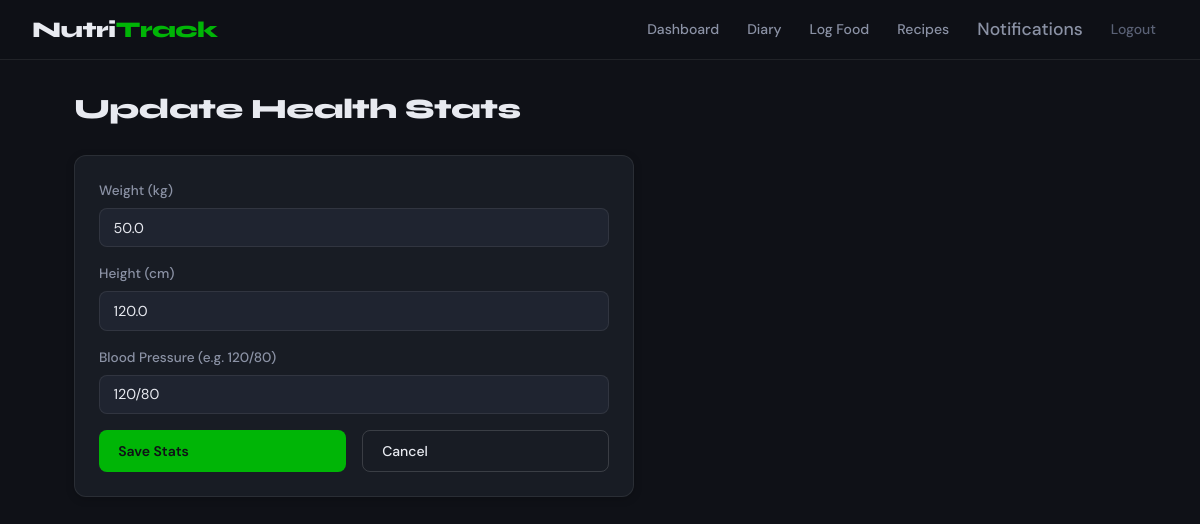
Page /update-stats (signed in) on the committed database.
### app.py (models this page shows, shortened)
class User(db.Model):
    id = db.Column(db.Integer, primary_key=True)
    username = db.Column(db.String(100), unique=True, nullable=False)
    email = db.Column(db.String(150), unique=True, nullable=False)
    password_hash = db.Column(db.String(200), nullable=False)
    role = db.Column(db.String(20), nullable=False, default="subscriber")
    full_name = db.Column(db.String(150), nullable=False)
    specialisation = db.Column(db.String(200), nullable=True)
    bio = db.Column(db.Text, nullable=True)
    weight_kg = db.Column(db.Float, nullable=True)
    height_cm = db.Column(db.Float, nullable=True)
    blood_pressure = db.Column(db.String(20), nullable=True)  # format: "120/80"
    goal = db.Column(db.String(50), nullable=True)  # lose_weight / gain_weight / maintain
    professional_id = db.Column(db.Integer, db.ForeignKey("user.id"), nullable=True)
    created = db.Column(db.DateTime, default=datetime.utcnow)
    food_entries = db.relationship("FoodEntry", backref="user", lazy=True, foreign_keys="FoodEntry.user_id")
    notifications = db.relationship("Notification", backref="recipient", lazy=True, foreign_keys="Notification.user_id")

### app.py (the view, shortened to what this page needs)
@app.route("/update-stats", methods=["GET", "POST"])
@login_required
def update_stats():
    if session.get("role") != "subscriber":
        return redirect(url_for("professional_home"))
    user = get_current_user()
    return render_template("update-stats.html", user=user)

### app.py (called while the page is built)
def login_required(f):
    @wraps(f)
    def decorated(*args, **kwargs):
        user = get_current_user()
        if user is None:
            session.clear()
            flash("Please log in to access this page.", "warning")
            return redirect(url_for("login"))
        return f(*args, **kwargs)
    return decorated

def get_current_user():
    if "user_id" not in session:
        return None
    user = User.query.get(session["user_id"])
    if user is None:
        session.clear()
        return None
    return user

@app.context_processor
def inject_globals():
    return {
        "current_user": get_current_user()
    }

### templates/update-stats.html (shortened to what this page needs)
{% extends "base.html" %}
{% block content %}
<div class="page-header">
    <h1 class="page-title">Update Health Stats</h1>
</div>
<div class="card card--narrow">
    <form method="POST" class="auth-form">
        <div class="form-group">
            <label for="weight_kg">Weight (kg)</label>
            <input type="number" id="weight_kg" name="weight_kg" step="0.1" min="20" max="300"
                   value="{{ user.weight_kg or '' }}" placeholder="e.g. 72.5">
        </div>
        <div class="form-group">
            <label for="height_cm">Height (cm)</label>
            <input type="number" id="height_cm" name="height_cm" step="0.1" min="100" max="250"
                   value="{{ user.height_cm or '' }}" placeholder="e.g. 175">
        </div>
        <div class="form-group">
            <label for="blood_pressure">Blood Pressure (e.g. 120/80)</label>
            <input type="text" id="blood_pressure" name="blood_pressure"
                   value="{{ user.blood_pressure or '' }}" placeholder="120/80"
                   pattern="\d{2,3}\/\d{2,3}">
        </div>
        <div class="form-row">
            <button type="submit" class="btn btn-primary">Save Stats</button>
            <a href="{{ url_for('subscriber_home') }}" class="btn btn-outline">Cancel</a>
        </div>
    </form>
</div>
{% endblock %}

### static/css/styles.css (style rules this page uses)
:root { --bg: #0f1117; --surface: #181c24; --surface-2: #1f2430; --border: rgba(255,255,255,0.08); --border-hover: rgba(255,255,255,0.15); --green: lab(64.02% -64.83 61.56); --green-dim: rgba(94,196,139,0.15); --green-dark: lab(64.02% -64.83 61.56); --amber: #f59e0b; --red: #ff6363; --red-dim: rgba(255,99,99,0.15); --blue: #60a5fa; --text: #e8eaf0; --text-muted: #8b92a5; --text-dim: #5a6175; --radius: 12px; --radius-sm: 8px; --radius-lg: 18px; --shadow: 0 4px 24px rgba(0,0,0,0.35); --shadow-sm: 0 2px 8px rgba(0,0,0,0.2); --font-display: 'Syne', sans-serif; --font-body: 'DM Sans', sans-serif; }
*, *::before, *::after { box-sizing: border-box; margin: 0; padding: 0; }
html { font-size: 16px; scroll-behavior: smooth; }
body { font-family: var(--font-body); background: var(--bg); color: var(--text); line-height: 1.6; min-height: 100vh; }
a { color: var(--green); text-decoration: none; }
.card { background: var(--surface); border: 1px solid var(--border); border-radius: var(--radius); padding: 1.5rem; box-shadow: var(--shadow-sm); }
.card--narrow { max-width: 560px; }
.page-header { display: flex; align-items: flex-start; justify-content: space-between; margin-bottom: 1.75rem; flex-wrap: wrap; gap: 1rem; }
.page-title { font-family: var(--font-display); font-size: 1.75rem; font-weight: 800; color: var(--text); letter-spacing: -0.5px; line-height: 1.25; }
.btn { display: inline-flex; align-items: center; gap: 0.4rem; padding: 0.55rem 1.2rem; border-radius: var(--radius-sm); font-family: var(--font-body); font-size: 0.875rem; font-weight: 500; cursor: pointer; border: none; transition: opacity 0.15s, transform 0.1s; white-space: nowrap; text-decoration: none; }
.btn-primary { background: var(--green); color: #0f1117; font-weight: 600; }
.btn-outline { background: transparent; border: 1px solid var(--border-hover); color: var(--text); }
.auth-form { display: flex; flex-direction: column; gap: 1rem; }
.form-group { display: flex; flex-direction: column; gap: 0.4rem; }
.form-group label { font-size: 0.85rem; font-weight: 500; color: var(--text-muted); }
.form-row { display: grid; grid-template-columns: 1fr 1fr; gap: 1rem; }
input[type="text"], input[type="email"], input[type="password"], input[type="number"], input[type="date"], select, textarea { background: var(--surface-2); border: 1px solid var(--border); border-radius: var(--radius-sm); color: var(--text); font-family: var(--font-body); font-size: 0.9rem; padding: 0.6rem 0.85rem; transition: border-color 0.15s; width: 100%; outline: none; }

### rows in the picture
User: weight_kg "50.0", height_cm "120.0", blood_pressure "120/80"
